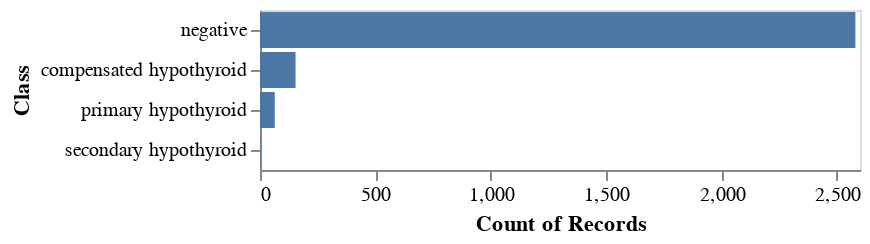

The code cell stored with this chart in its notebook:
### Code cell
(lambda: DeepnoteChart(dataset, """{"layer":[{"layer":[{"mark":{"clip":true,"type":"bar","tooltip":true},"encoding":{"x":{"axis":{"grid":false},"sort":null,"scale":{"type":"linear"},"aggregate":"count"},"y":{"axis":{"grid":false},"sort":null,"type":"nominal","field":"Class","scale":{"type":"linear"}}}}]}],"title":"","config":{"legend":{}},"$schema":"https://vega.github.io/schema/vega-lite/v5.json","encoding":{},"usermeta":{"tooltipDefaultMode":true}}""") if 'DeepnoteChart' in globals() else _dntk.DeepnoteChart(dataset, """{"layer":[{"layer":[{"mark":{"clip":true,"type":"bar","tooltip":true},"encoding":{"x":{"axis":{"grid":false},"sort":null,"scale":{"type":"linear"},"aggregate":"count"},"y":{"axis":{"grid":false},"sort":null,"type":"nominal","field":"Class","scale":{"type":"linear"}}}}]}],"title":"","config":{"legend":{}},"$schema":"https://vega.github.io/schema/vega-lite/v5.json","encoding":{},"usermeta":{"tooltipDefaultMode":true}}"""))()

### Figure 1 — Vega-Lite specification as saved in the notebook (floating-point values rounded to 4 significant figures; data arrays with more than 128 entries replaced by an {"elided": "..."} marker saying what was removed)
{"$schema": "https://vega.github.io/schema/vega-lite/v5.json", "encoding": {}, "layer": [{"layer": [{"mark": {"type": "bar", "tooltip": true, "clip": true}, "encoding": {"x": {"aggregate": "count", "sort": null, "axis": {"grid": false}, "scale": {"type": "linear"}}, "y": {"field": "Class", "type": "nominal", "sort": null, "axis": {"grid": false}, "scale": {"type": "linear"}}}}]}], "title": "", "config": {"legend": {}}, "usermeta": {"tooltipDefaultMode": true}, "data": {"values": {"elided": "2800 records"}}}
